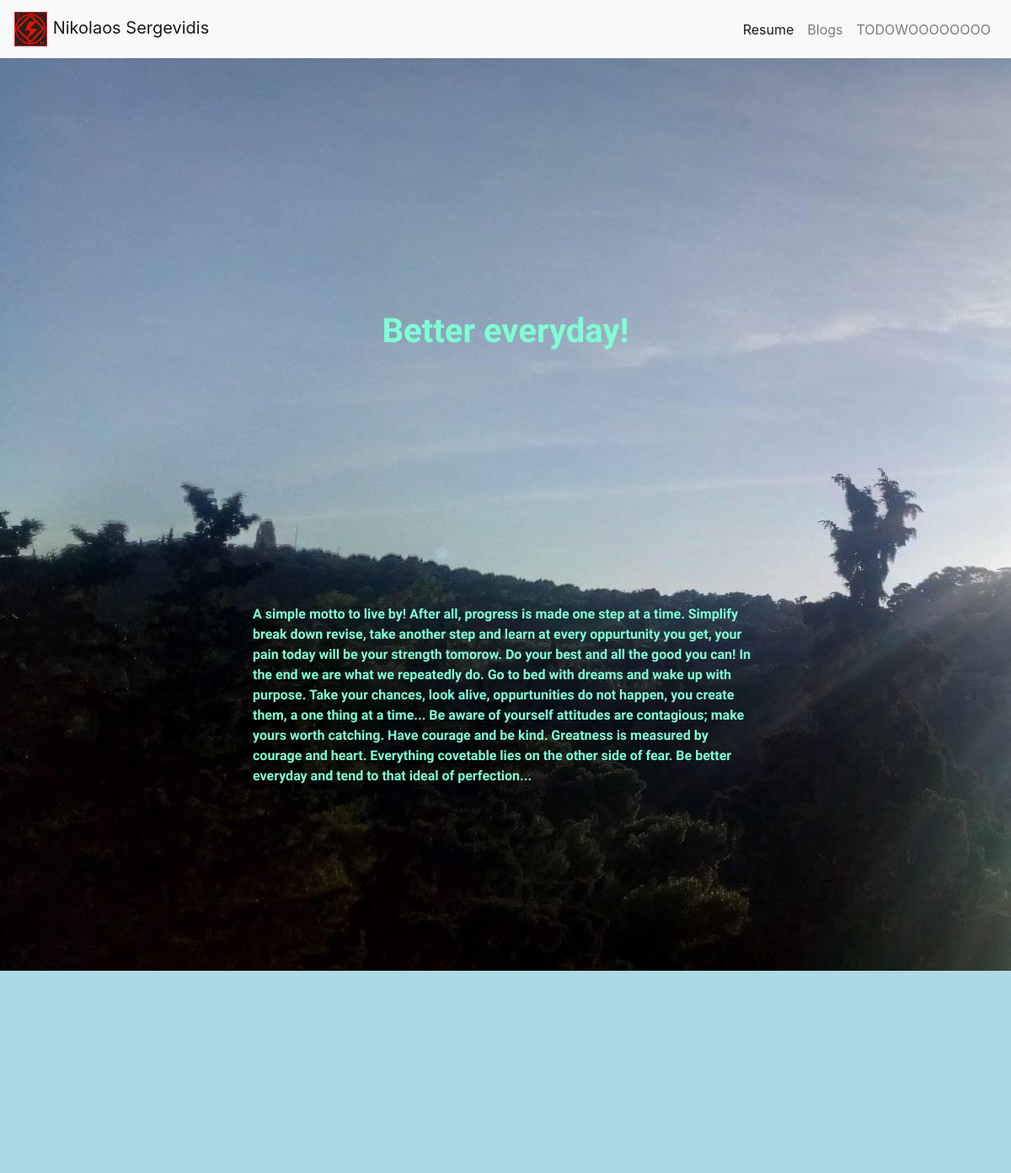
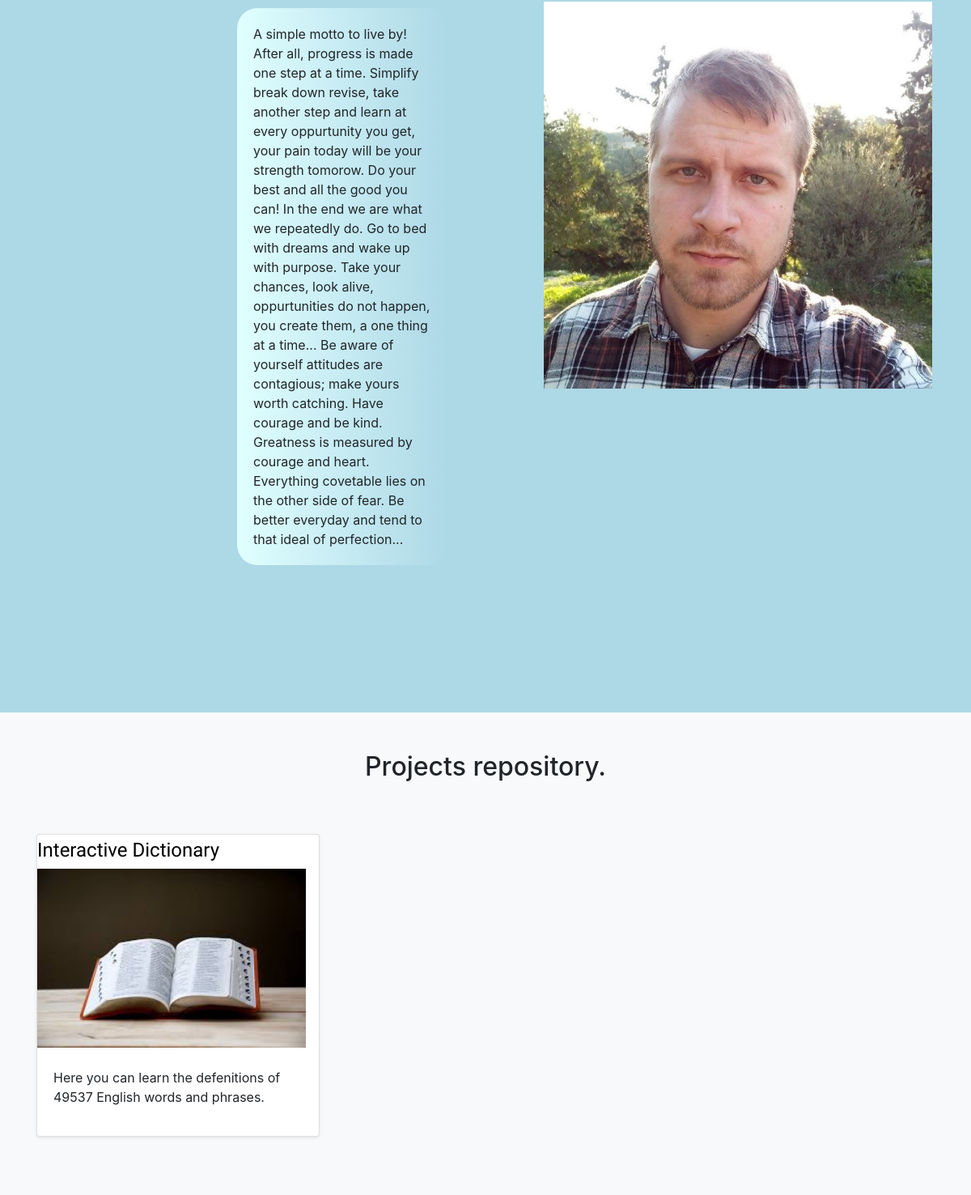
The page / on the database its author committed (2 pictures, top to bottom).
### portofolio/models.py (models this page shows, shortened)
class Project(models.Model):
    title = models.CharField(max_length=100)
    description = models.CharField(max_length=250)
    image=models.ImageField(upload_to='portofolio/images')
    url = models.URLField(blank=True)

### portofolio/views.py (the view)
# urls.py: path('', views.HomePage, name = "home"),
def HomePage(request):
    projects = Project.objects.all()
    return render(request,"portofolio/index.html",{'projects': projects})

### portofolio/templates/portofolio/index.html (shortened to what this page needs)
{% extends 'portofolio/base.html' %}
{% block content %}
    <h1 id="intro_p" class="text-center"> <b> Better everyday! </b> </h1>
    <center>
      <p id = "intro_p" class="text-left" >
        <b>
        A simple motto to live by! After all, progress is made one step at a time.
        Simplify break down revise, take another step and learn at every oppurtunity
        you get, your pain today will be your strength tomorow. Do your best and all the
        good you can! In the end we are what we repeatedly do. Go to bed with dreams
        and wake up with purpose. Take your chances, look alive, oppurtunities do not happen,
        you create them, a one thing at a time... Be aware of yourself attitudes are
        contagious; make yours worth catching. Have courage and be kind. Greatness
        is measured by courage and heart. Everything covetable lies on the other
        side of fear. Be better everyday and tend to that ideal of perfection...
        </b>
      </p>
    </center>
    <br>
    {% load static %}
    <a  href="admin/">
      <img id='prof' class="img" src="{% static 'portofolio/images/front.jpg' %}" width="40%" height="40%">
    </a>
    <p id='des_p'>
       A simple motto to live by! After all, progress is made one step at a time.
    Simplify break down revise, take another step and learn at every oppurtunity
    you get, your pain today will be your strength tomorow. Do your best and all the
    good you can! In the end we are what we repeatedly do. Go to bed with dreams
    and wake up with purpose. Take your chances, look alive, oppurtunities do not happen,
    you create them, a one thing at a time... Be aware of yourself attitudes are
    contagious; make yours worth catching. Have courage and be kind. Greatness
    is measured by courage and heart. Everything covetable lies on the other
    side of fear. Be better everyday and tend to that ideal of perfection...
  </p>
    <br>
    <div id='album' class="album py-5 bg-light">
        <div class="container">
          <h2 id='album-h2'> Projects repository. </h2>
          <div class="row">
            {% for project in projects %}
            <div class="col-md-4">
              <div class="card mb-4 shadow-sm">
                <a class="navbar-brand" href="{{ project.url }}">
                <section>
                  <h4>{{ project.title }}</h4>
                </section>
                <img src="{{ project.image.url }}" alt="" width="100%" height="100%">
                </a>
                <div class="card-body">
                  <p class="card-text">{{ project.description }}</p>
                </div>
              </div>
            </div>
              {% endfor %}
          </div>
        </div>
    </div>
{% endblock %}

### portofolio/static/portofolio/styles.css (style rules this page uses)
body { background: lightblue url("images/background.jpg") no-repeat; }
section h4 { color: black; font-family: 'Roboto Condensed', sans-serif; }
body #intro_p { font-family: 'Roboto Condensed', sans-serif; font-weight: 500; margin: 300px; color: aquamarine; }
#prof { margin-right: 20px; float: right; }
#prof { margin-right: 48px; margin-top: 137px; float: right; }
#des_p { border-radius: 25px; clear: left; margin-left: 293px; padding-right: 225px; margin-right: 647px; margin-bottom: 158px; margin-top: 145px; background-color: lightcyan; background-image: linear-gradient(to right, lightcyan , lightblue); padding: 20px; }
#album { clear: both; }
#album-h2 { text-align: center; margin-block-end: 2em; }

### rows shown on the page
Project: title "Interactive Dictionary", image (picture), description "Here you can learn the defenitions of 49537 English words and phrases."
